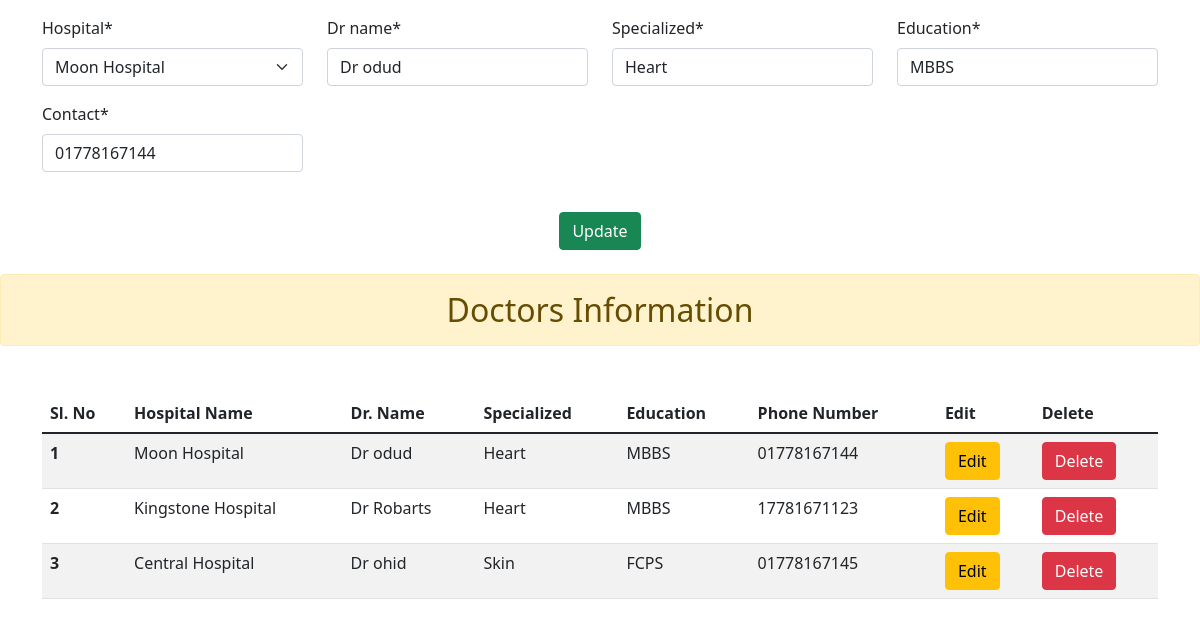
Screenshot of /dr_edit_item/10/ with the database file from the repository.
### dr_details_app/models.py (models this page shows, shortened)
class Doctors(models.Model):
    hospital = models.ForeignKey(Hospital, on_delete=models.CASCADE)
    dr_name = models.CharField(max_length=100)
    specialized = models.CharField(max_length=200)
    education = models.CharField(max_length=200)
    contact = models.CharField(max_length=200)

### hospital_app/models.py (models this page shows)
class Hospital(models.Model):
    name = models.CharField(max_length=100)
    address = models.CharField(max_length=200)
    contact = models.IntegerField()
    def __str__(self):
        return self.name

### dr_details_app/views.py (the view)
# urls.py: path('dr_edit_item/<int:id>/', views.dr_edit_item, name='dr_edit_item'),
def dr_edit_item(request, id):
    doctors = Doctors.objects.all()
    doctor = Doctors.objects.get(id=id)
    if request.method == 'POST':
        form = DoctorCreateForm(request.POST, instance=doctor)
        if form.is_valid():
            form.save()
            messages.info(request, "Doctor updated successfully")
            return redirect('dr_details')
    else:
        form = DoctorCreateForm(instance=doctor)
    context = {
        'form': form,
        'doctors' : doctors
    }
    return render(request, 'dr_edit.html', context)

### dr_details_app/forms.py
class DoctorCreateForm(forms.ModelForm):
    class Meta:
        model = Doctors
        fields = '__all__'
    def __init__(self, *args, **kwargs):
        super().__init__(*args, **kwargs)
        self.fields['hospital'].empty_label = "--SELECT--"
        self.fields['hospital'].queryset = Hospital.objects.all()

### template/dr_edit.html (shortened to what this page needs)
{% load crispy_forms_tags %}
<html lang="en">
  <head>
    <link
      href="https://cdn.jsdelivr.net/npm/bootstrap@5.1.3/dist/css/bootstrap.min.css"
      rel="stylesheet"
    />
  </head>
  <body>
    <div class="container mt-3">
      <form method="POST">
        <div class="row">
          <div class="col-md-3">{{form.hospital|as_crispy_field}}</div>
          <div class="col-md-3">{{form.dr_name|as_crispy_field}}</div>
          <div class="col-md-3">{{form.specialized|as_crispy_field}}</div>
          <div class="col-md-3">{{form.education|as_crispy_field}}</div>
        </div>
        <div class="row">
          <div class="col-md-3">{{form.contact|as_crispy_field}}</div>
          <div class="text-center mt-4">
            <button type="submit" class="btn btn-success">Update</button>
          </div>
        </div>
      </form>
    </div>
    <h2 class="alert alert-warning text-center mt-4">Doctors Information</h2>
    <div class="container mt-5">
      <table class="table table-striped">
        <thead>
          <tr>
            <th scope="col">Sl. No</th>
            <th scope="col">Hospital Name</th>
            <th scope="col">Dr. Name</th>
            <th scope="col">Specialized</th>
            <th scope="col">Education</th>
            <th scope="col">Phone Number</th>
            <th scope="col">Edit</th>
            <th scope="col">Delete</th>
          </tr>
        </thead>
        <tbody>
          {% if doctors %} {% for item in doctors %}
          <tr>
            <th>{{forloop.counter}}</th>
            <td>{{item.hospital.name}}</td>
            <td>{{item.dr_name}}</td>
            <td>{{item.specialized}}</td>
            <td>{{item.education}}</td>
            <td>{{item.contact}}</td>
            <td>
              <a href="{% url 'dr_edit_item' item.id %}" class="btn btn-warning">Edit</a>
            </td>
            <td>
              <a
                href="{% url 'dr_delete_item' item.id %}"
                class="btn btn-danger"
                onclick="return confirm('Are you sure you want to delete this doctor?')">Delete</a>
            </td>
          </tr>
          {% endfor %} {% else %}
          <tr>
            <td class="text-center" colspan="8">No Doctors are found</td>
          </tr>
          {% endif %}
        </tbody>
      </table>
    </div>
  </body>
</html>

### rows the page displays
Doctors: hospital "Moon Hospital", dr_name "Dr odud", specialized "Heart", education "MBBS", contact "01778167144", hospital.name "Moon Hospital"
Doctors: hospital.name "Kingstone Hospital", dr_name "Dr Robarts", specialized "Heart", education "MBBS", contact "17781671123"
Doctors: hospital.name "Central Hospital", dr_name "Dr ohid", specialized "Skin", education "FCPS", contact "01778167145"
